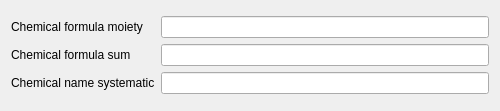
<?xml version="1.0" encoding="UTF-8"?>
<ui version="4.0">
 <class>InfoChemicalMainWidget</class>
 <widget class="QWidget" name="InfoChemicalMainWidget">
  <property name="geometry">
   <rect>
    <x>0</x>
    <y>0</y>
    <width>500</width>
    <height>111</height>
   </rect>
  </property>
  <property name="windowTitle">
   <string>Form</string>
  </property>
  <layout class="QVBoxLayout" name="verticalLayout">
   <item>
    <layout class="QVBoxLayout" name="verticalLayout_2">
     <item>
      <layout class="QGridLayout" name="gridLayout">
       <item row="0" column="0">
        <widget class="QLabel" name="label">
         <property name="text">
          <string>Chemical formula moiety</string>
         </property>
        </widget>
       </item>
       <item row="0" column="1">
        <widget class="QLineEdit" name="moietyLineEdit"/>
       </item>
       <item row="1" column="0">
        <widget class="QLabel" name="label_2">
         <property name="text">
          <string>Chemical formula sum</string>
         </property>
        </widget>
       </item>
       <item row="1" column="1">
        <widget class="QLineEdit" name="sumLineEdit"/>
       </item>
       <item row="2" column="0">
        <widget class="QLabel" name="label_3">
         <property name="text">
          <string>Chemical name systematic</string>
         </property>
        </widget>
       </item>
       <item row="2" column="1">
        <widget class="QLineEdit" name="sytematicLineEdit"/>
       </item>
      </layout>
     </item>
    </layout>
   </item>
  </layout>
 </widget>
 <resources/>
 <connections/>
</ui>
